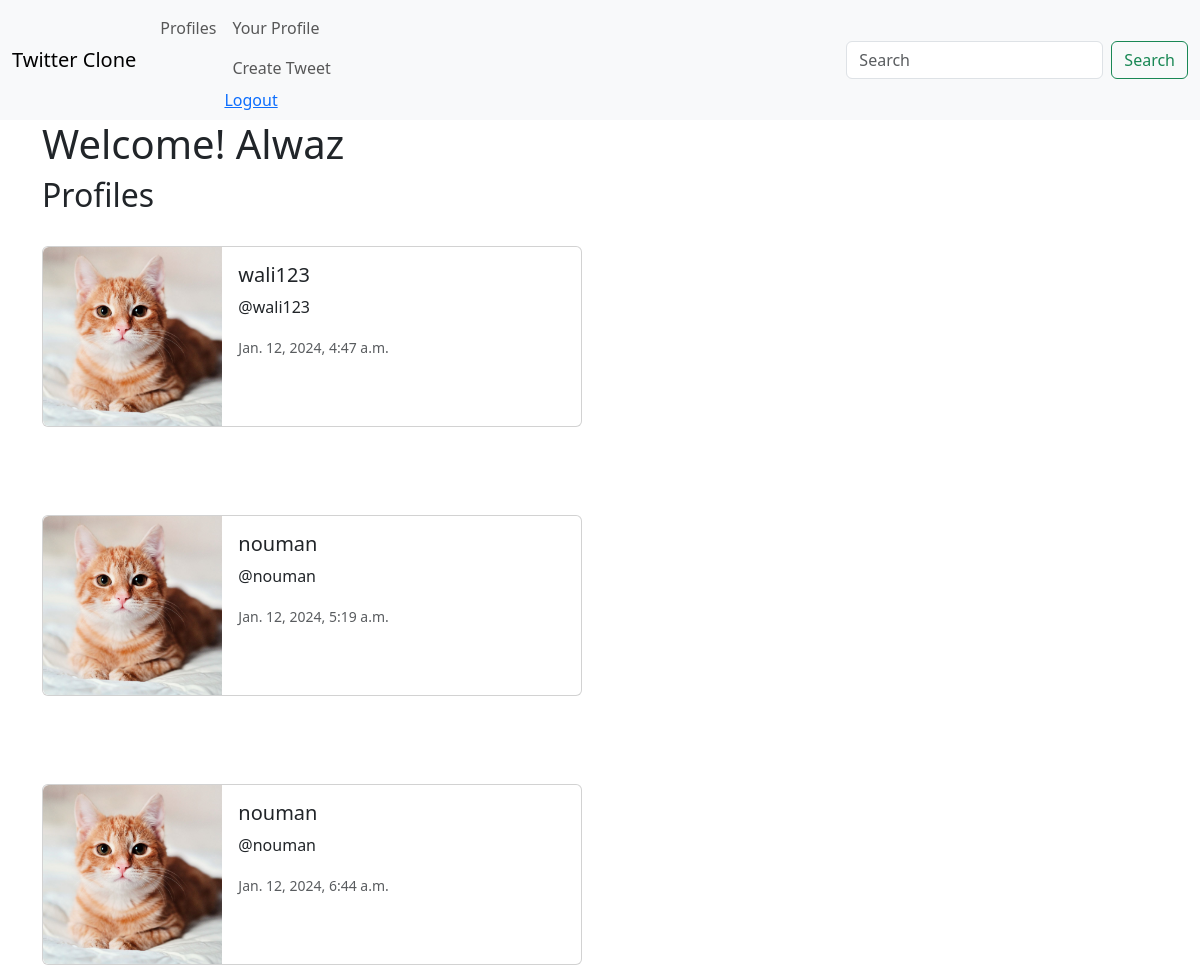
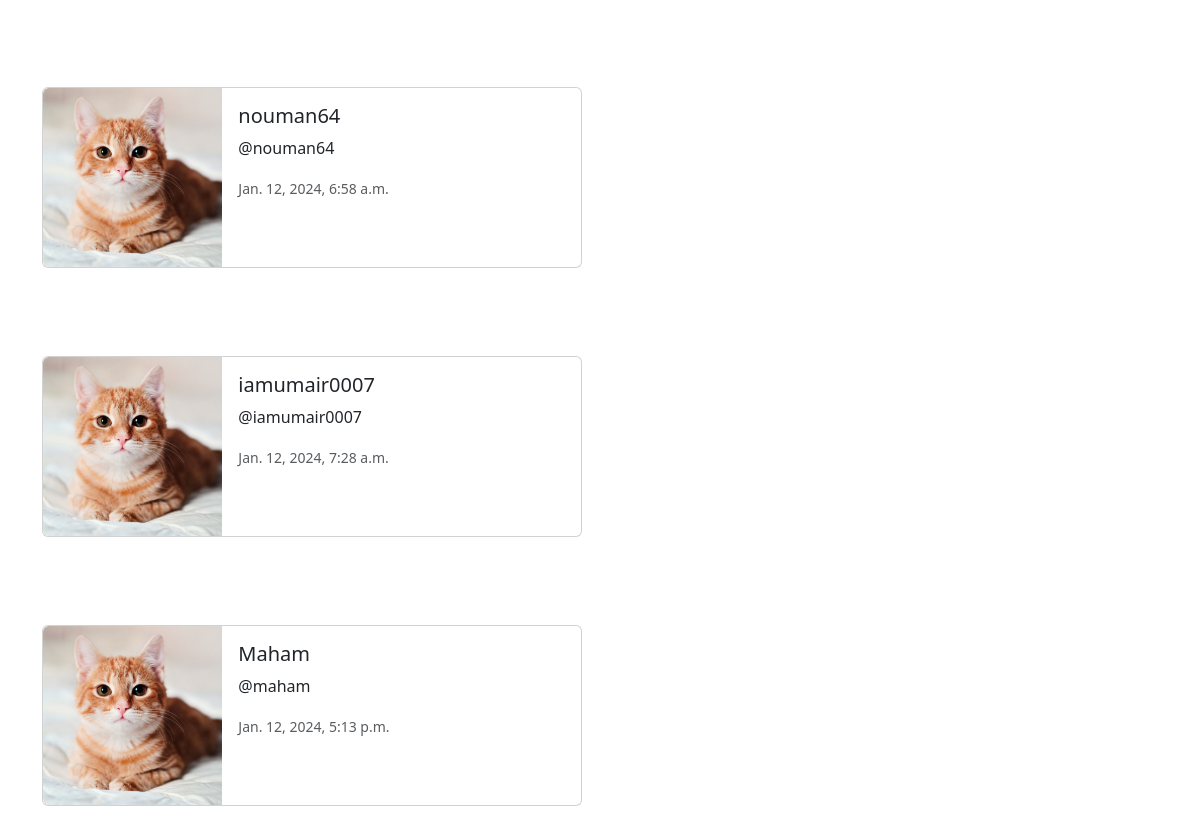
/profile_list/ (signed in), run on the app's committed database (2 pictures, top to bottom).
### twitter/models.py (models this page shows, shortened)
class AuthUser(AbstractBaseUser,PermissionsMixin):
    id = models.AutoField(primary_key=True)
    email = models.EmailField(max_length=255,unique=True)
    username = models.CharField(max_length=255)
    is_active = models.BooleanField(default=True)
    is_staff = models.BooleanField(default=False)
    USERNAME_FIELD = "email"
    REQUIRED_FIELDS = ["username"]
    objects = UserManager()

class Profile(models.Model):
    user = models.OneToOneField(AuthUser, on_delete=models.CASCADE)
    follows = models.ManyToManyField('self', related_name='followed_by', symmetrical=False, blank=True)
    date_modified = models.DateTimeField(AuthUser, auto_now=True)

### twitter/views.py (the view)
# urls.py: path('profile_list/', views.profile_list, name='profile_list'),
def profile_list(request):
    if request.user.is_authenticated:
        profiles = Profile.objects.exclude(user=request.user)
        return render(request, 'profile_list.html', {"profiles": profiles})
    else:
        messages.success(request, ("You must logged in first..."))
        return redirect('home')

### twitter/templates/profile_list.html
{% extends 'base.html' %}
{% load static %}
{% block content %}
    <h1>Welcome! {{user.username}}</h1>
    <h2>Profiles</h2>
    <br/>
    {% if profiles %}
        {% for profile in profiles %}
        <div class="card mb-3" style="max-width: 540px;">
            <div class="row g-0">
              <div class="col-md-4">
                <img src="{% static 'images/cat.jpeg' %}" class="img-fluid rounded-start" alt="profile_image">
              </div>
              <div class="col-md-8">
                <div class="card-body">
                  <h5 class="card-title">{{ profile.user.username }}</h5>
                  <p class="card-text">@{{ profile.user.username|lower }}</p>
                  <p class="card-text"><small class="text-body-secondary">{{ profile.date_modified }}</small></p>
                </div>
              </div>
            </div>
          </div>
            <br/>
            <br/>
            <br/>
        {% endfor %}
    {% endif %}
{% endblock %}

### data on the page
AuthUser: username "Alwaz"
Profile: user.username "wali123", date_modified "Jan. 12, 2024, 4:47 a.m."
Profile: user.username "nouman", date_modified "Jan. 12, 2024, 5:19 a.m."
Profile: user.username "nouman", date_modified "Jan. 12, 2024, 6:44 a.m."
Profile: user.username "nouman64", date_modified "Jan. 12, 2024, 6:58 a.m."
Profile: user.username "iamumair0007", date_modified "Jan. 12, 2024, 7:28 a.m."
Profile: user.username "Maham", user.username "maham", date_modified "Jan. 12, 2024, 5:13 p.m."
